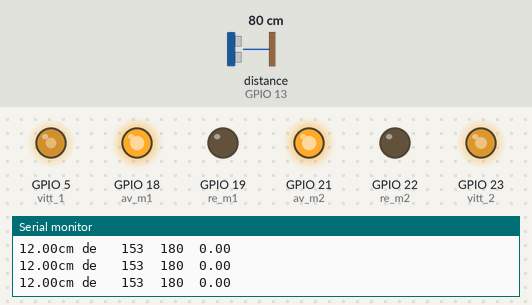
Simulated run of this sketch. Board: ESP32. On the bench: output pins drawn as LEDs (lit = HIGH), the last lines printed to the serial monitor. Wiring (inferred from the names in the program): ultrasonic range finder: trigger GPIO 12; echo GPIO 13. Inputs (shaded band) come from the test bench; at power-on: distance to the obstacle (sensor on GPIO 13) 80 cm. The echo pulse lasts 58.3 µs per cm; pins used as bus, display or sensor lines are not drawn.

Above: at 1.2 s.
1.3 s: distance to the obstacle (sensor on GPIO 13) set to 43 cm
2.8 s: distance to the obstacle (sensor on GPIO 13) set to 37 cm
At 4.0 s:
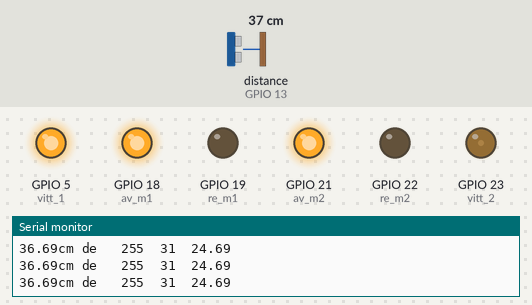
4.3 s: distance to the obstacle (sensor on GPIO 13) set to 2 cm
At 5.2 s:
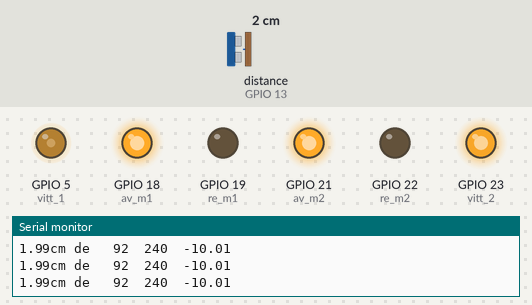
5.8 s: distance to the obstacle (sensor on GPIO 13) set to 9 cm
At 6.4 s:
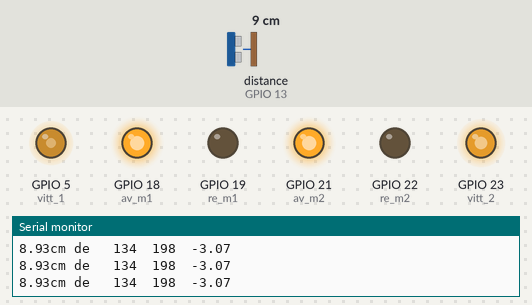
7.3 s: distance to the obstacle (sensor on GPIO 13) set to 60 cm
At 7.7 s:
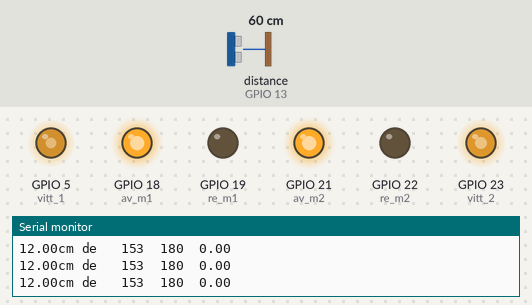
Timing chart, 0 to 9.8 s (numbered marks = the images above; inputs shaded):
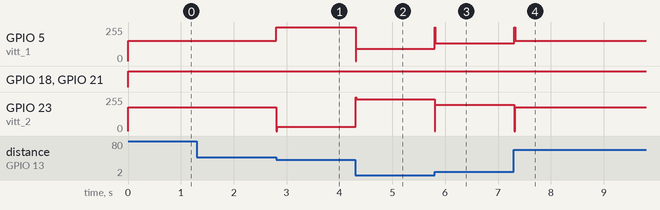

Measured:
- the behaviour switches between 41 and 40 cm on distance to the obstacle (sensor on GPIO 13) (found by bisection; images 0 and 1)
- after the input at 2.8 s, GPIO 5 (vitt_1): 152/255 → 255/255 at once; GPIO 23 (vitt_2): 179/255 → 31/255 at once
- after the input at 4.3 s, GPIO 5 (vitt_1): 255/255 → 92/255 at once; GPIO 23 (vitt_2): 31/255 → 239/255 at once
- after the input at 5.8 s, GPIO 5 (vitt_1): 92/255 → 133/255 at once; GPIO 23 (vitt_2): 239/255 → 197/255 at once
- after the input at 7.3 s, GPIO 5 (vitt_1): 133/255 → 152/255 at once; GPIO 23 (vitt_2): 197/255 → 179/255 at once

The sketch:

Arduino15_Ultrasons.ino
```cpp
const byte TRIGGER = 12; // broche TRIGGER
const byte ECHO = 13; // broche ECHO
/* Constantes pour le timeout */
const unsigned long MEASURE_TIMEOUT = 25000UL; // 25ms = 8m à 340m/s
/* Vitesse du son dans l'air en mm/us */
const float SOUND_SPEED = 340.0 / 10000;


long measure;
float distance_cm;

int speedm1;
int speedm2;


//moteur 1
int av_m1 = 18;
int re_m1 = 19;
int vitt_1 = 5;
int basespeedm1 = 153 ;
int maxspeedm1 = 255;

// Moteur 2
int av_m2 = 21;
int re_m2 = 22;
int vitt_2 = 23;
int basespeedm2 = 180;
int maxspeedm2 = 255;

const int freq = 30000;
const int pwmChannel_1 = 0;
const int pwmChannel_2 = 1;
const int resolution = 8;

char position_1 ;

int kps = 6;
int kds =100;

float error,P,D;
float lasterror = 0;
float motorspeed;


void setup() {
  /*code pour module ultrason HCSR04 */
  pinMode(av_m1, OUTPUT);
  pinMode(re_m1, OUTPUT);
  pinMode(vitt_1, OUTPUT);

  pinMode(av_m2, OUTPUT);
  pinMode(re_m2, OUTPUT);
  pinMode(vitt_2, OUTPUT);

  ledcSetup(pwmChannel_1, freq, resolution);
  ledcSetup(pwmChannel_2, freq, resolution);
  ledcAttachPin(vitt_1, pwmChannel_1);
  ledcAttachPin(vitt_2, pwmChannel_2);

  Serial.begin(115200);
  /* ATTENTION SUR ECRAN SERIAL MONITOR , il faudra choisir 115200 baud dans menu deroulant */
  pinMode(TRIGGER, OUTPUT);
  digitalWrite(TRIGGER, LOW);
  pinMode(ECHO, INPUT);


}


void loop() {
  /* 1 envoie une impulsion HIGH de 10 us sur broche trigger */


  read_dist();
    pid_sonic();


  print();
  delay(10);


}


void pid_sonic(){

  if(distance_cm<1 || distance_cm>40){
    distance_cm = 12;
  }
  error = distance_cm-12;

  P = error;
  D = error - lasterror;
  lasterror = error;

  motorspeed = kps*P + kds*D;

  speedm1 = basespeedm1 + motorspeed;
  speedm2 = basespeedm2 - motorspeed;

  if (speedm1 <=0){
    speedm1=0;
  }
  if (speedm2 <=0){
    speedm2=0;
  }
  if (speedm1 >=255){
    speedm1=maxspeedm1;
  }
  if (speedm2 >=255){
    speedm2=maxspeedm2;
  }

  forward_brake(speedm1,speedm2);
}


void read_dist(){
  digitalWrite(TRIGGER, HIGH);
  delayMicroseconds(10);
  digitalWrite(TRIGGER, LOW);

  /* 2 Mesure le temps entre l'envoi de l'impulsion et son echo */
  measure = pulseIn(ECHO, HIGH, MEASURE_TIMEOUT);

  /* 3 calcul la distance a partir du temps mesuré */

  distance_cm = measure / 2.0 * SOUND_SPEED;
}


void forward_brake(int posa, int posb) {
  //set the appropriate values for aphase and bphase so that the robot goes straight
  digitalWrite(re_m1, LOW);
  digitalWrite(av_m1, HIGH);
  ledcWrite(pwmChannel_1,posa);
  digitalWrite(re_m2, LOW);
  digitalWrite(av_m2, HIGH);
  ledcWrite(pwmChannel_2,posb);
}
void forward(int x) {
  //set the appropriate values for aphase and bphase so that the robot goes straight
  digitalWrite(re_m1, LOW);
  digitalWrite(av_m1, HIGH);
  ledcWrite(pwmChannel_1,153);
  digitalWrite(re_m2, LOW);
  digitalWrite(av_m2, HIGH);
  ledcWrite(pwmChannel_2,180);
  delay(x);
}
void back(int posa, int posb) {
  //set the appropriate values for aphase and bphase so that the robot goes straight
  digitalWrite(re_m1, HIGH);
  digitalWrite(av_m1, LOW);
  ledcWrite(pwmChannel_1,posa);
  digitalWrite(re_m2, HIGH);
  digitalWrite(av_m2, LOW);
  ledcWrite(pwmChannel_2,posb);
}

void left(int posa, int posb) {
  //set the appropriate values for aphase and bphase so that the robot goes straight
  digitalWrite(re_m1, HIGH);
  digitalWrite(av_m1, LOW);
  ledcWrite(pwmChannel_1,posa);
  digitalWrite(re_m2, LOW);
  digitalWrite(av_m2, HIGH);
  ledcWrite(pwmChannel_2,posb);
}
void right(int posa, int posb) {
  //set the appropriate values for aphase and bphase so that the robot goes straight
  digitalWrite(re_m1, LOW);
  digitalWrite(av_m1, HIGH);
  ledcWrite(pwmChannel_1,posa);
  digitalWrite(re_m2, HIGH);
  digitalWrite(av_m2, LOW);
  ledcWrite(pwmChannel_2,posb);
}

void print(){

 Serial.print(distance_cm , 2);
  Serial.print("cm de ");
  Serial.print("\t");
  Serial.print(speedm1);
  Serial.print("\t");
  Serial.print(speedm2);
  Serial.print("\t");
  Serial.print(error);
  Serial.print("\n");

}
```
